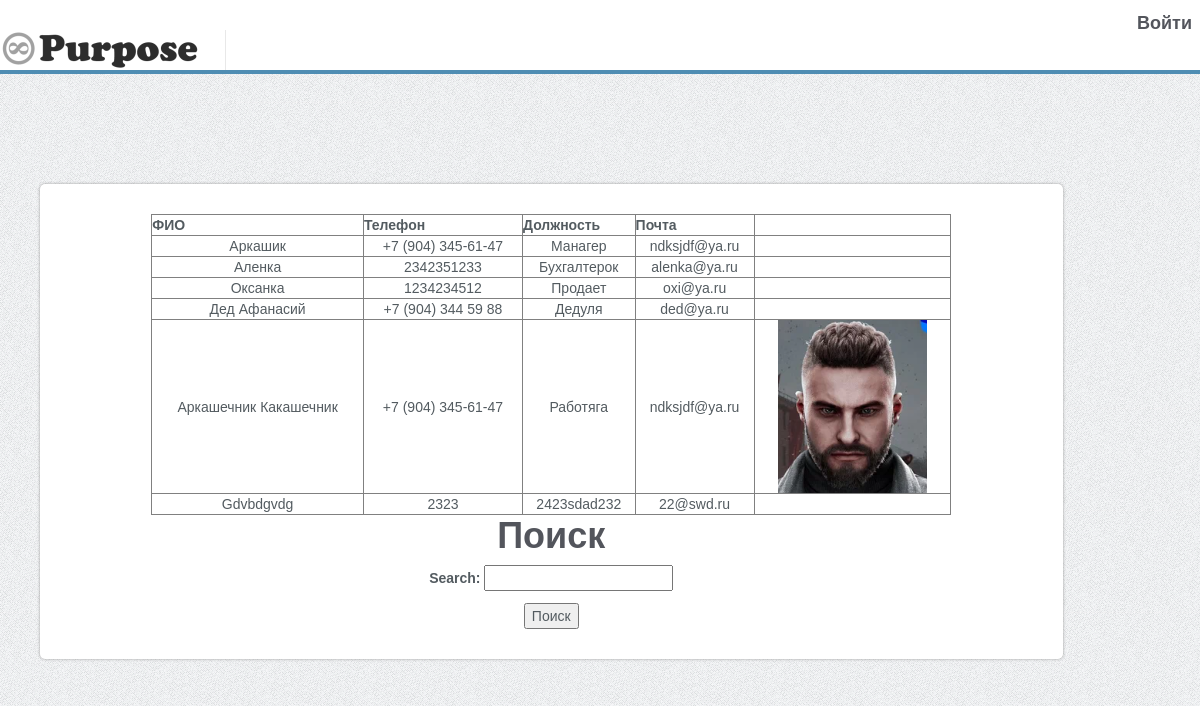
Page /sites/phones/ on the committed database.
### sites/models.py (models this page shows, shortened)
class phone(models.Model):
    title = models.CharField('ФИО', max_length=30)
    phone = models.CharField('Телефон', max_length=250)
    job = models.CharField('Должность', max_length=250)
    mail = models.CharField('Почта', max_length=250)
    photo = models.ImageField(upload_to='images/',blank=True)
    class Meta:
        verbose_name = 'Добавить телефон'
        verbose_name_plural = 'Сотрудники'

### sites/views.py (the view)
# urls.py: path('phones/', phones, name='phones'),
def phones(request):
    links_phone = phone.objects.all()
    result =''
    form = SearchForm(request.GET or None)
    search = []
    if form.is_valid():
        search_query = form.cleaned_data['search_query']
        search = phone.objects.filter(Q(title__icontains=search_query)|Q(phone__icontains=search_query)|Q(job__icontains=search_query)|Q(mail__icontains=search_query))
    form1 = PhotoImg(request.POST, request.FILES)
    if request.method == 'POST':
        if form1.is_valid():
            form1.save()
            return redirect('product_list')
        else:
            form1 = ProductForm()
    return render(request, 'sites/phone.html', {"links_phone": links_phone, 'form':form,'form1':form1, 'search':search})

### sites/forms.py
class SearchForm(forms.Form):
    search_query = forms.CharField(label='Search', max_length=100)

class PhotoImg(forms.ModelForm):
    class Meta:
        model = phone
        fields = ['photo']

### sites/templates/sites/phone.html (shortened to what this page needs)
{% extends 'sites/base.html' %}
{% block content %}
<div class="section">
	    	<div class="container">
				<div class="row">
					<div class="col-md-11">
						<div class="service-wrapper">
								<table border="1" bordercolor="grey" width="800" align="center">
								<tr><th align="center">ФИО</th>
									<th align="center">Телефон</th>
									<th align="center">Должность</th>
									<th align="center">Почта</th>
								</tr>
									{% for link in links_phone %}
										<tr><td>{{ link.title }}</td>
											<td>{{ link.phone }}</td>
											<td>{{ link.job }}</td>
											<td>{{ link.mail }}</td>
											<td>
											{% if link.photo %}
    											<img src="{{ link.photo.url }}" alt="Product Image">
											{% endif %}
											</td>
										</tr>
									{% endfor %}
								</table>
							<form  method="GET">
							<h1>Поиск</h1>
							<form method="get">
								{{ form.as_p }}	<button type="submit">Поиск</button>
							</form>
							</form>
						</div>
					</div>
				</div>
			</div>
		</div>
{% endblock %}

### static/css/main.css (style rules this page uses)
body { background: url(../img/page-background.png); }
.section { padding: 30px 0; -webkit-transform: translateZ(0); -moz-transform: translateZ(0); -o-transform: translateZ(0); -ms-transform: translateZ(0); transform: translateZ(0); }
.section .container:first-child h1, .section .container:first-child h2, .section .container:first-child h3 { margin-top: 0; font-weight: 700; }
body { font-family: Arial, Helvetica, sans-serif; font-size: 14px; line-height: 20px; color: #535b60; }
h1 { color: #53555c; font-family: 'Open Sans', sans-serif; font-weight: 800; }
.service-wrapper { background: #FFFF; margin: 20px 10px; text-align: center; padding: 30px 20px; -webkit-border-radius: 5px; -webkit-background-clip: padding-box; -moz-border-radius: 5px; -moz-background-clip: padding; border-radius: 5px; background-clip: padding-box; -webkit-box-shadow: 0 0 3px #999; -moz-box-shadow: 0 0 3px #999; box-shadow: 0 0 3px #999; color: 0 0 3px #999; }
.service-wrapper p { margin-top: 0; }

### rows in the picture
phone: title "Аркашик", phone "+7 (904) 345-61-47", job "Манагер", mail "ndksjdf@ya.ru"
phone: title "Аленка", phone "2342351233", job "Бухгалтерок", mail "alenka@ya.ru"
phone: title "Оксанка", phone "1234234512", job "Продает", mail "oxi@ya.ru"
phone: title "Дед Афанасий", phone "+7 (904) 344 59 88", job "Дедуля", mail "ded@ya.ru"
phone: title "Аркашечник Какашечник", phone "+7 (904) 345-61-47", job "Работяга", mail "ndksjdf@ya.ru", photo (picture)
phone: title "Gdvbdgvdg", phone "2323", job "2423sdad232", mail "22@swd.ru"
